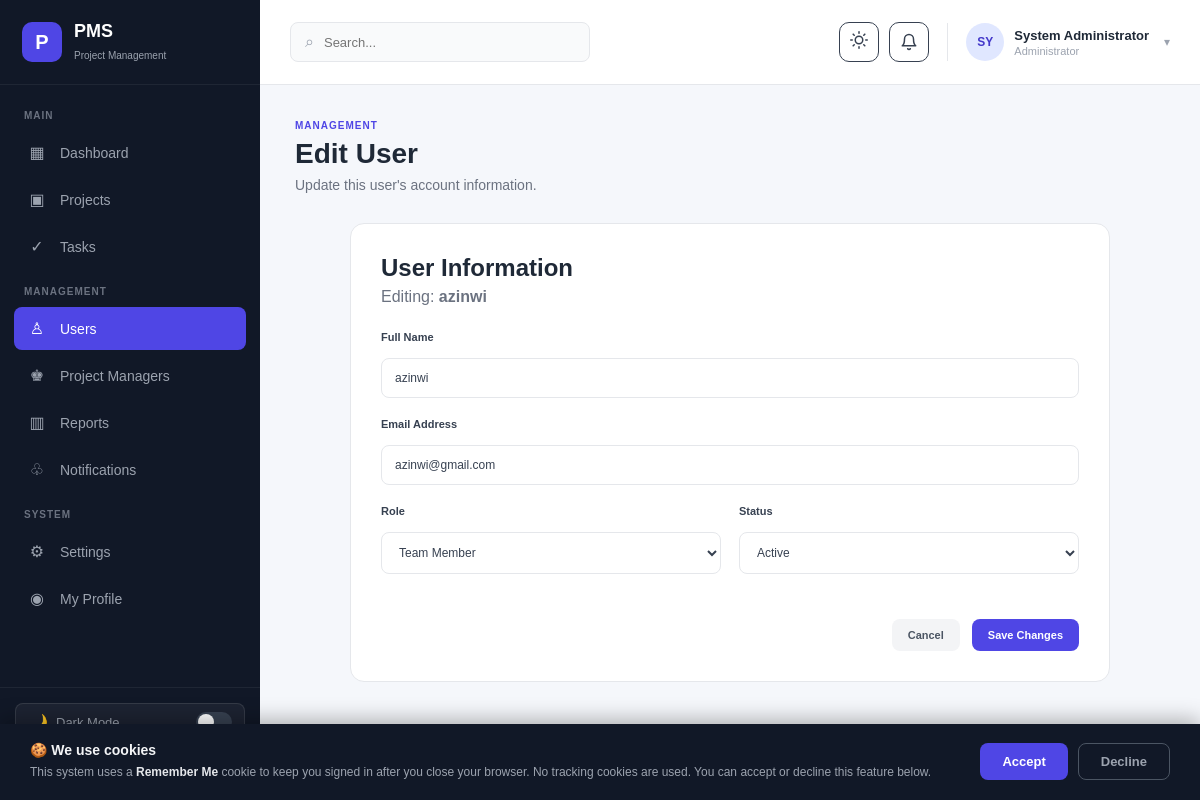
The page /edit-user.php?id=5 (signed in) on the database its author committed.
### tables this page shows
CREATE TABLE `users` (
  `id` int NOT NULL AUTO_INCREMENT,
  `full_name` varchar(100) NOT NULL,
  `email` varchar(150) NOT NULL,
  `password` varchar(255) NOT NULL,
  `role` enum('admin','project_manager','member') NOT NULL DEFAULT 'member',
  `profile_image` varchar(255) DEFAULT NULL,
  `status` enum('active','inactive') NOT NULL DEFAULT 'active',
  `created_at` timestamp NULL DEFAULT CURRENT_TIMESTAMP,
  `updated_at` timestamp NULL DEFAULT CURRENT_TIMESTAMP ON UPDATE CURRENT_TIMESTAMP,
  `last_seen_at` timestamp NULL DEFAULT NULL,
  PRIMARY KEY (`id`),
  UNIQUE KEY `email` (`email`)
);

### edit-user.php (the view, shortened to what this page needs)
<?php
require_once "auth_check.php";
$user_id = isset($_GET["id"])
    ? (int) $_GET["id"]
    : 0;
$query = "
    SELECT
        id,
        full_name,
        email,
        role,
        status
    FROM users
    WHERE id = ?
    LIMIT 1
";
$stmt = mysqli_prepare($conn, $query);
mysqli_stmt_bind_param(
    $stmt,
    "i",
    $user_id
);
mysqli_stmt_execute($stmt);
$result = mysqli_stmt_get_result($stmt);
$user = mysqli_fetch_assoc($result);
$is_admin_account =
    $user["role"] === "admin";
?>
<!DOCTYPE html>
<html lang="en">
<head>
    <link
        rel="stylesheet"
        href="assets/css/style.css"
    >
</head>
<body>
<div class="admin-layout">
    <aside class="sidebar">
        <div class="sidebar-logo">
            <div class="logo-icon">
                P
            </div>
            <div>
                <h2>
                    PMS
                </h2>
                <span>
                    Project Management
                </span>
            </div>
        </div>
        <nav class="sidebar-nav">
            <p class="nav-title">
                MAIN
            </p>
            <a
                href="admin-dashboard.php"
                class="nav-item"
            >
                <span class="nav-icon">▦</span>
                Dashboard
            </a>
            <a
                href="projects.php"
                class="nav-item"
            >
                <span class="nav-icon">▣</span>
                Projects
            </a>
            <a
                href="tasks.php"
                class="nav-item"
            >
                <span class="nav-icon">✓</span>
                Tasks
            </a>
            <p class="nav-title">
                MANAGEMENT
            </p>
            <a
                href="users.php"
                class="nav-item active"
            >
                <span class="nav-icon">♙</span>
                Users
            </a>
            <a
                href="users.php?role=project_manager"
                class="nav-item"
            >
                <span class="nav-icon">♚</span>
                Project Managers
            </a>
            <a
                href="reports.php"
                class="nav-item"
            >
                <span class="nav-icon">▥</span>
                Reports
            </a>
                        <a
                href="notifications.php"
                class="nav-item"
            >
                <span class="nav-icon">♧</span>
                Notifications
            </a>
            <p class="nav-title">
                SYSTEM
            </p>
            <a
                href="settings.php"
                class="nav-item"
            >
                <span class="nav-icon">⚙</span>
                Settings
            </a>
            <a
                href="profile.php"
                class="nav-item"
            >
                <span class="nav-icon">◉</span>
                My Profile
            </a>
        </nav>
        <div class="sidebar-bottom">
            <button class="dark-mode-toggle" onclick="toggleDarkMode()" title="Toggle Dark Mode">
                <span class="toggle-icon">🌙</span>
                <span>Dark Mode</span>
                <span class="toggle-track"></span>
            </button>
            <a
                href="logout.php"
                class="logout-item"
            >
                <span>↪</span>
            </a>
        </div>
    </aside>
    <main class="main-content">
        <header class="topbar">
            <div class="topbar-left">
                <div class="search-box">
                    <span>⌕</span>
                    <input
                        type="text"
                        placeholder="Search..."
                    >
                </div>
            </div>
            <div class="topbar-right">
                                <button
                    class="theme-toggle-btn"
                    onclick="toggleTheme()"
                    title="Toggle Theme"
                >
                    <span class="theme-icon-light"></span>
                </button>
<button
                    class="notification-button"
                    type="button"
                    onclick="window.location.href='notifications.php'"
                    style="position:relative;"
                >
                    <svg width="18" height="18" viewBox="0 0 24 24" fill="none" stroke="currentColor" stroke-width="2" stroke-linecap="round" stroke-linejoin="round"><path d="M18 8A6 6 0 0 0 6 8c0 7-3 9-3 9h18s-3-2-3-9"/><path d="M13.73 21a2 2 0 0 1-3.46 0"/></svg>
                </button>
                <div class="admin-profile">
                    <div class="profile-avatar">
                        <?= htmlspecialchars(
                            strtoupper(
                                substr(
                                    $_SESSION["full_name"],
                                    0,
                                    2
                                )
                            )
                        ) ?>
                    </div>
                    <div class="profile-info">
                        <strong>
                            <?= htmlspecialchars(
                                $_SESSION["full_name"]
                            ) ?>
                        </strong>
                        <span>
                            Administrator
                        </span>
                    </div>
                    <span class="profile-arrow">
                        ▾
                    </span>
                </div>
            </div>
        </header>
        <section class="dashboard-content">
            <div class="page-header">
                <div>
                    <span class="page-label">
                        MANAGEMENT
                    </span>
                    <h1>
                        Edit User
                    </h1>
                    <p>
                        Update this user's account information.
                    </p>
                </div>
            </div>
            <div class="edit-user-container">
                <div class="edit-user-card">
                    <div class="edit-user-header">
                        <h2>
                            User Information
                        </h2>
                        <p>
                            Editing:
                            <strong>
                                <?= htmlspecialchars(
                                    $user["full_name"]
                                ) ?>
                            </strong>
                        </p>
                    </div>
                    <form
                        method="POST"
                        action=""
                    >
                        <div class="form-group">
                            <label>
                                Full Name
                            </label>
                            <input
                                type="text"
                                name="full_name"
                                value="<?= htmlspecialchars(
                                    $user["full_name"]
                                ) ?>"
                                required
                            >
                        </div>
                        <div class="form-group">
                            <label>
                                Email Address
                            </label>
                            <input
                                type="email"
                                name="email"
                                value="<?= htmlspecialchars(
                                    $user["email"]
                                ) ?>"
                                required
                            >
                        </div>
                        <div class="edit-form-row">
                            <div class="form-group">
                                <label>
                                    Role
                                </label>
                                <?php if ($is_admin_account): ?>
                                    <input
                                        type="text"
                                        value="Administrator"
                                        disabled
                                    >
                                    <input
                                        type="hidden"
                                        name="role"
                                        value="admin"
                                    >
                                <?php else: ?>
                                    <select
                                        name="role"
                                        required
                                    >
                                        <option
                                            value="member"
                                            <?= $user["role"] === "member"
                                                ? "selected"
                                                : "" ?>
                                        >
                                            Team Member
                                        </option>
                                    </select>
                                <?php endif; ?>
                            </div>
                            <div class="form-group">
                                <label>
                                    Status
                                </label>
                                <select
                                    name="status"
                                    required
                                >
                                    <option
                                        value="active"
                                        <?= $user["status"] === "active"
                                            ? "selected"
                                            : "" ?>
                                    >
                                        Active
                                    </option>
                                </select>
                            </div>
                        </div>
                        <div class="edit-user-actions">
                            <a
                                href="users.php"
                                class="secondary-button"
                            >
                                Cancel
                            </a>
                            <button
                                type="submit"
                                class="primary-button"
                            >
                                Save Changes
                            </button>
                        </div>
                    </form>
                </div>
            </div>
        </section>
    </main>
</div>
<?php include "cookie_consent.php"; ?>
</body>
</html>

### edit-user.php (style rules this page uses)
.edit-user-container { max-width: 760px; margin: 0 auto; }
.edit-user-card { background: #ffffff; border: 1px solid #e5e7eb; border-radius: 14px; padding: 30px; }
.edit-user-header { margin-bottom: 25px; }
.edit-user-header h2 { margin: 0 0 6px; }
.edit-user-header p { margin: 0; color: #6b7280; }
.edit-form-row { display: grid; grid-template-columns: 1fr 1fr; gap: 18px; }
.edit-user-actions { display: flex; justify-content: flex-end; gap: 12px; margin-top: 25px; }

### rows shown on the page
users: full_name "azinwi", email "azinwi@gmail.com", role "Team Member", status "Active"

### other values the page prints
$_SESSION["full_name"] "System Administrator"
